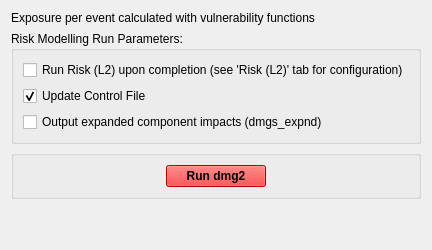
         <widget class="QWidget" name="tab_3">
          <attribute name="title">
           <string>Impacts (L2)</string>
          </attribute>
          <layout class="QVBoxLayout" name="verticalLayout_6">
           <item>
            <widget class="QLabel" name="label_2">
             <property name="text">
              <string>Exposure per event calculated with vulnerability functions</string>
             </property>
            </widget>
           </item>
           <item>
            <widget class="QGroupBox" name="verticalGroupBox">
             <property name="title">
              <string>Risk Modelling Run Parameters:</string>
             </property>
             <layout class="QVBoxLayout" name="verticalLayout">
              <item>
               <widget class="QCheckBox" name="checkBox_i2RunRisk">
                <property name="text">
                 <string>Run Risk (L2) upon completion (see 'Risk (L2)' tab for configuration)</string>
                </property>
                <property name="checked">
                 <bool>false</bool>
                </property>
               </widget>
              </item>
              <item>
               <widget class="QCheckBox" name="checkBox_i2_updCf">
                <property name="text">
                 <string>Update Control File</string>
                </property>
                <property name="checkable">
                 <bool>true</bool>
                </property>
                <property name="checked">
                 <bool>true</bool>
                </property>
                <property name="tristate">
                 <bool>false</bool>
                </property>
               </widget>
              </item>
              <item>
               <widget class="QCheckBox" name="checkBox">
                <property name="text">
                 <string>Output expanded component impacts (dmgs_expnd)</string>
                </property>
               </widget>
              </item>
             </layout>
            </widget>
           </item>
           <item>
            <widget class="QGroupBox" name="groupBox_7">
             <property name="title">
              <string/>
             </property>
             <layout class="QHBoxLayout" name="horizontalLayout_2">
              <item>
               <widget class="QPushButton" name="pushButton_i2run">
                <property name="maximumSize">
                 <size>
                  <width>100</width>
                  <height>16777215</height>
                 </size>
                </property>
                <property name="palette">
                 <palette>
                  <active>
                   <colorrole role="WindowText">
                    <brush brushstyle="SolidPattern">
                     <color alpha="255">
                      <red>0</red>
                      <green>0</green>
                      <blue>0</blue>
                     </color>
                    </brush>
                   </colorrole>
                   <colorrole role="Button">
                    <brush brushstyle="SolidPattern">
                     <color alpha="255">
                      <red>255</red>
                      <green>0</green>
                      <blue>0</blue>
                     </color>
                    </brush>
                   </colorrole>
                   <colorrole role="Light">
                    <brush brushstyle="SolidPattern">
                     <color alpha="255">
                      <red>255</red>
                      <green>127</green>
                      <blue>127</blue>
                     </color>
                    </brush>
                   </colorrole>
                   <colorrole role="Midlight">
                    <brush brushstyle="SolidPattern">
                     <color alpha="255">
                      <red>255</red>
                      <green>63</green>
                      <blue>63</blue>
                     </color>
                    </brush>
                   </colorrole>
                   <colorrole role="Dark">
                    <brush brushstyle="SolidPattern">
                     <color alpha="255">
                      <red>127</red>
                      <green>0</green>
                      <blue>0</blue>
                     </color>
                    </brush>
                   </colorrole>
                   <colorrole role="Mid">
                    <brush brushstyle="SolidPattern">
                     <color alpha="255">
                      <red>170</red>
                      <green>0</green>
                      <blue>0</blue>
                     </color>
                    </brush>
                   </colorrole>
                   <colorrole role="Text">
                    <brush brushstyle="SolidPattern">
                     <color alpha="255">
                      <red>0</red>
                      <green>0</green>
                      <blue>0</blue>
                     </color>
                    </brush>
                   </colorrole>
                   <colorrole role="BrightText">
                    <brush brushstyle="SolidPattern">
                     <color alpha="255">
                      <red>255</red>
                      <green>255</green>
                      <blue>255</blue>
                     </color>
                    </brush>
                   </colorrole>
                   <colorrole role="ButtonText">
                    <brush brushstyle="SolidPattern">
                     <color alpha="255">
                      <red>0</red>
                      <green>0</green>
                      <blue>0</blue>
                     </color>
                    </brush>
                   </colorrole>
                   <colorrole role="Base">
                    <brush brushstyle="SolidPattern">
                     <color alpha="255">
                      <red>255</red>
                      <green>255</green>
                      <blue>255</blue>
                     </color>
                    </brush>
                   </colorrole>
                   <colorrole role="Window">
                    <brush brushstyle="SolidPattern">
                     <color alpha="255">
                      <red>255</red>
                      <green>0</green>
                      <blue>0</blue>
                     </color>
                    </brush>
                   </colorrole>
                   <colorrole role="Shadow">
                    <brush brushstyle="SolidPattern">
                     <color alpha="255">
                      <red>0</red>
                      <green>0</green>
                      <blue>0</blue>
                     </color>
                    </brush>
                   </colorrole>
                   <colorrole role="AlternateBase">
                    <brush brushstyle="SolidPattern">
                     <color alpha="255">
                      <red>255</red>
                      <green>127</green>
                      <blue>127</blue>
                     </color>
                    </brush>
                   </colorrole>
                   <colorrole role="ToolTipBase">
                    <brush brushstyle="SolidPattern">
                     <color alpha="255">
                      <red>255</red>
                      <green>255</green>
                      <blue>220</blue>
                     </color>
                    </brush>
                   </colorrole>
                   <colorrole role="ToolTipText">
                    <brush brushstyle="SolidPattern">
                     <color alpha="255">
                      <red>0</red>
                      <green>0</green>
                      <blue>0</blue>
                     </color>
                    </brush>
                   </colorrole>
                  </active>
                  <inactive>
                   <colorrole role="WindowText">
                    <brush brushstyle="SolidPattern">
                     <color alpha="255">
                      <red>0</red>
                      <green>0</green>
                      <blue>0</blue>
                     </color>
                    </brush>
                   </colorrole>
                   <colorrole role="Button">
                    <brush brushstyle="SolidPattern">
                     <color alpha="255">
                      <red>255</red>
                      <green>0</green>
                      <blue>0</blue>
                     </color>
                    </brush>
                   </colorrole>
                   <colorrole role="Light">
                    <brush brushstyle="SolidPattern">
                     <color alpha="255">
                      <red>255</red>
                      <green>127</green>
                      <blue>127</blue>
                     </color>
                    </brush>
                   </colorrole>
                   <colorrole role="Midlight">
                    <brush brushstyle="SolidPattern">
                     <color alpha="255">
                      <red>255</red>
                      <green>63</green>
                      <blue>63</blue>
                     </color>
                    </brush>
                   </colorrole>
                   <colorrole role="Dark">
                    <brush brushstyle="SolidPattern">
                     <color alpha="255">
                      <red>127</red>
                      <green>0</green>
                      <blue>0</blue>
                     </color>
                    </brush>
                   </colorrole>
                   <colorrole role="Mid">
                    <brush brushstyle="SolidPattern">
                     <color alpha="255">
                      <red>170</red>
                      <green>0</green>
                      <blue>0</blue>
                     </color>
                    </brush>
                   </colorrole>
                   <colorrole role="Text">
                    <brush brushstyle="SolidPattern">
                     <color alpha="255">
                      <red>0</red>
                      <green>0</green>
                      <blue>0</blue>
                     </color>
                    </brush>
                   </colorrole>
                   <colorrole role="BrightText">
                    <brush brushstyle="SolidPattern">
                     <color alpha="255">
                      <red>255</red>
                      <green>255</green>
                      <blue>255</blue>
                     </color>
                    </brush>
                   </colorrole>
                   <colorrole role="ButtonText">
                    <brush brushstyle="SolidPattern">
                     <color alpha="255">
                      <red>0</red>
                      <green>0</green>
                      <blue>0</blue>
                     </color>
                    </brush>
                   </colorrole>
                   <colorrole role="Base">
                    <brush brushstyle="SolidPattern">
                     <color alpha="255">
                      <red>255</red>
                      <green>255</green>
                      <blue>255</blue>
                     </color>
                    </brush>
                   </colorrole>
                   <colorrole role="Window">
                    <brush brushstyle="SolidPattern">
                     <color alpha="255">
                      <red>255</red>
                      <green>0</green>
                      <blue>0</blue>
                     </color>
                    </brush>
                   </colorrole>
                   <colorrole role="Shadow">
                    <brush brushstyle="SolidPattern">
                     <color alpha="255">
                      <red>0</red>
                      <green>0</green>
                      <blue>0</blue>
                     </color>
                    </brush>
                   </colorrole>
                   <colorrole role="AlternateBase">
                    <brush brushstyle="SolidPattern">
                     <color alpha="255">
                      <red>255</red>
                      <green>127</green>
                      <blue>127</blue>
                     </color>
                    </brush>
                   </colorrole>
                   <colorrole role="ToolTipBase">
                    <brush brushstyle="SolidPattern">
                     <color alpha="255">
                      <red>255</red>
                      <green>255</green>
                      <blue>220</blue>
                     </color>
                    </brush>
                   </colorrole>
                   <colorrole role="ToolTipText">
                    <brush brushstyle="SolidPattern">
                     <color alpha="255">
                      <red>0</red>
                      <green>0</green>
                      <blue>0</blue>
                     </color>
                    </brush>
                   </colorrole>
                  </inactive>
                  <disabled>
                   <colorrole role="WindowText">
                    <brush brushstyle="SolidPattern">
                     <color alpha="255">
                      <red>127</red>
                      <green>0</green>
                      <blue>0</blue>
                     </color>
                    </brush>
                   </colorrole>
                   <colorrole role="Button">
                    <brush brushstyle="SolidPattern">
                     <color alpha="255">
                      <red>255</red>
                      <green>0</green>
                      <blue>0</blue>
                     </color>
                    </brush>
                   </colorrole>
                   <colorrole role="Light">
                    <brush brushstyle="SolidPattern">
                     <color alpha="255">
                      <red>255</red>
                      <green>127</green>
                      <blue>127</blue>
                     </color>
                    </brush>
                   </colorrole>
                   <colorrole role="Midlight">
                    <brush brushstyle="SolidPattern">
                     <color alpha="255">
                      <red>255</red>
                      <green>63</green>
                      <blue>63</blue>
                     </color>
                    </brush>
                   </colorrole>
                   <colorrole role="Dark">
                    <brush brushstyle="SolidPattern">
                     <color alpha="255">
                      <red>127</red>
                      <green>0</green>
                      <blue>0</blue>
                     </color>
                    </brush>
                   </colorrole>
                   <colorrole role="Mid">
                    <brush brushstyle="SolidPattern">
                     <color alpha="255">
                      <red>170</red>
                      <green>0</green>
                      <blue>0</blue>
                     </color>
                    </brush>
                   </colorrole>
                   <colorrole role="Text">
                    <brush brushstyle="SolidPattern">
                     <color alpha="255">
                      <red>127</red>
                      <green>0</green>
                      <blue>0</blue>
                     </color>
                    </brush>
                   </colorrole>
                   <colorrole role="BrightText">
                    <brush brushstyle="SolidPattern">
                     <color alpha="255">
                      <red>255</red>
                      <green>255</green>
                      <blue>255</blue>
                     </color>
                    </brush>
                   </colorrole>
                   <colorrole role="ButtonText">
                    <brush brushstyle="SolidPattern">
                     <color alpha="255">
                      <red>127</red>
                      <green>0</green>
                      <blue>0</blue>
                     </color>
                    </brush>
                   </colorrole>
                   <colorrole role="Base">
                    <brush brushstyle="SolidPattern">
                     <color alpha="255">
                      <red>255</red>
                      <green>0</green>
                      <blue>0</blue>
                     </color>
                    </brush>
                   </colorrole>
                   <colorrole role="Window">
                    <brush brushstyle="SolidPattern">
                     <color alpha="255">
                      <red>255</red>
                      <green>0</green>
                      <blue>0</blue>
                     </color>
                    </brush>
                   </colorrole>
                   <colorrole role="Shadow">
                    <brush brushstyle="SolidPattern">
                     <color alpha="255">
                      <red>0</red>
                      <green>0</green>
                      <blue>0</blue>
                     </color>
                    </brush>
                   </colorrole>
                   <colorrole role="AlternateBase">
                    <brush brushstyle="SolidPattern">
                     <color alpha="255">
                      <red>255</red>
                      <green>0</green>
                      <blue>0</blue>
                     </color>
                    </brush>
                   </colorrole>
                   <colorrole role="ToolTipBase">
                    <brush brushstyle="SolidPattern">
                     <color alpha="255">
                      <red>255</red>
                      <green>255</green>
                      <blue>220</blue>
                     </color>
                    </brush>
                   </colorrole>
                   <colorrole role="ToolTipText">
                    <brush brushstyle="SolidPattern">
                     <color alpha="255">
                      <red>0</red>
                      <green>0</green>
                      <blue>0</blue>
                     </color>
                    </brush>
                   </colorrole>
                  </disabled>
                 </palette>
                </property>
                <property name="font">
                 <font>
                  <weight>75</weight>
                  <bold>true</bold>
                 </font>
                </property>
                <property name="text">
                 <string>Run dmg2</string>
                </property>
               </widget>
              </item>
             </layout>
            </widget>
           </item>
           <item>
            <spacer name="verticalSpacer_3">
             <property name="orientation">
              <enum>Qt::Vertical</enum>
             </property>
             <property name="sizeHint" stdset="0">
              <size>
               <width>20</width>
               <height>40</height>
              </size>
             </property>
            </spacer>
           </item>
          </layout>
         </widget>
